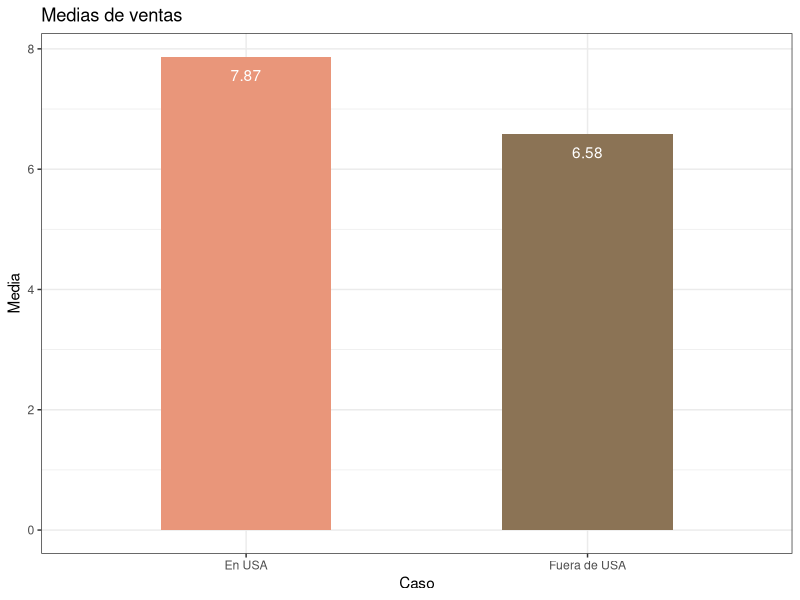
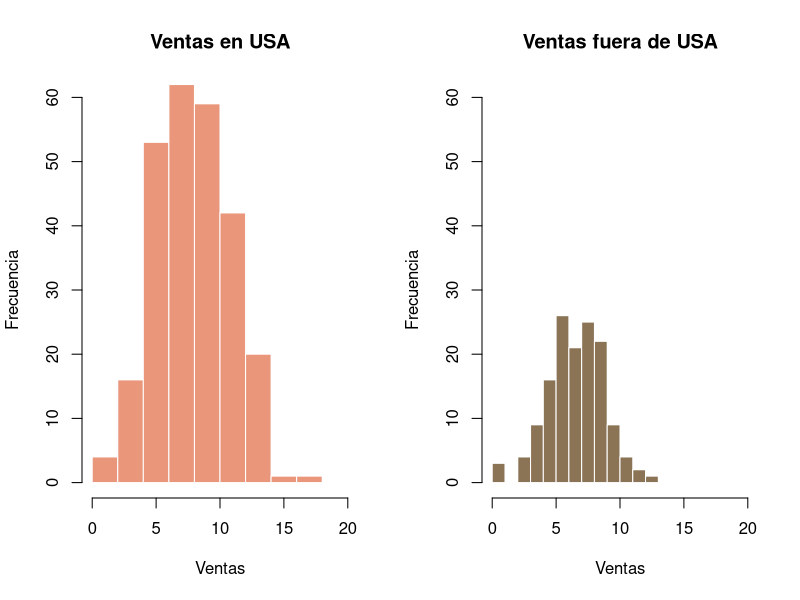
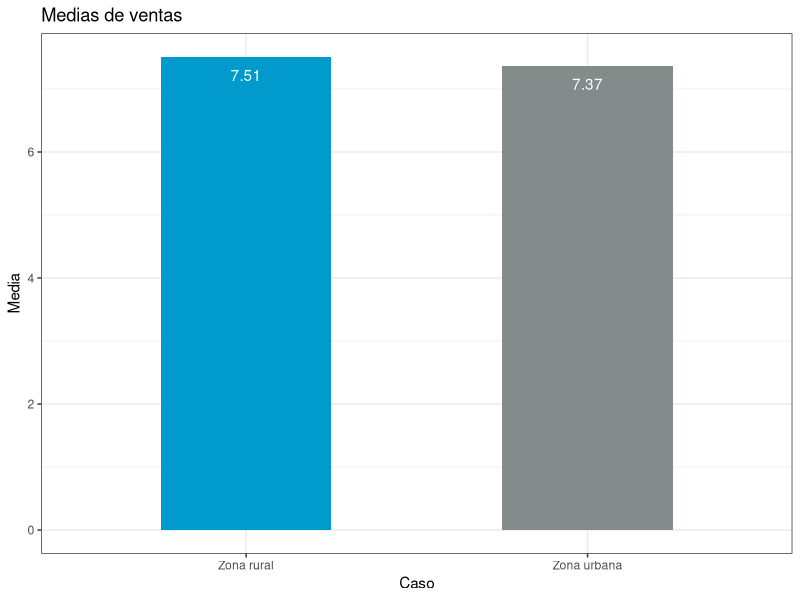
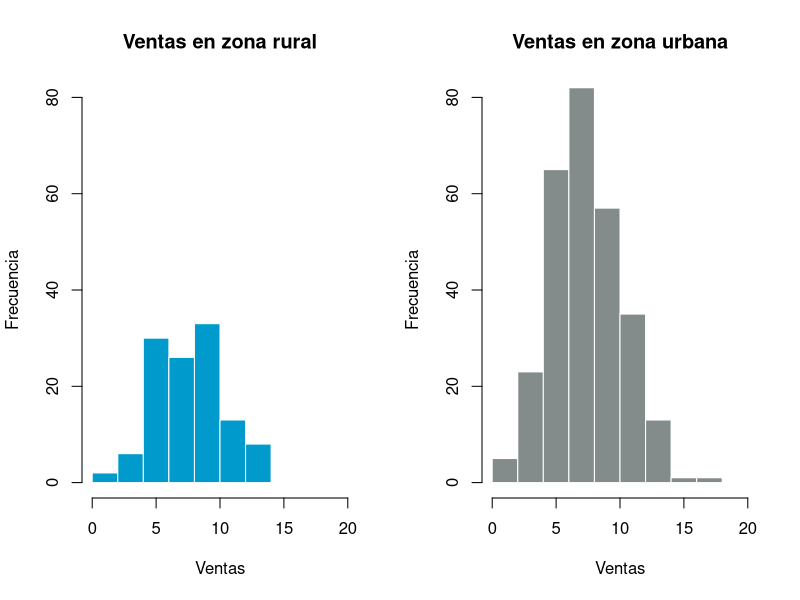
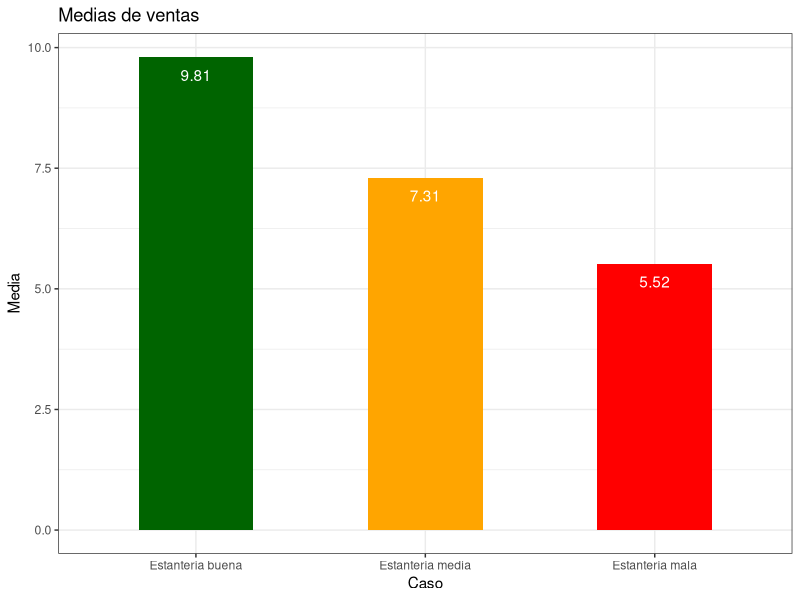
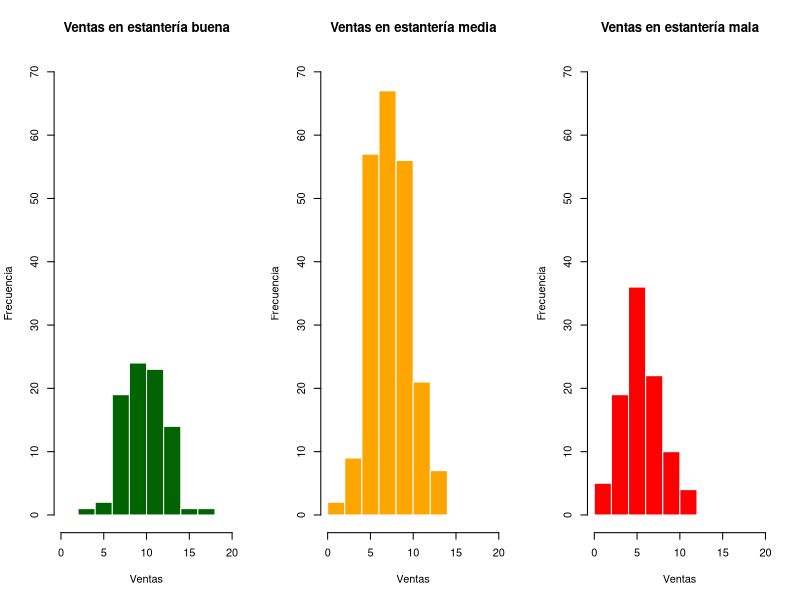

R code for these plots, in order:
## ---- chunk 1
knitr::opts_chunk$set(echo = TRUE)
library(nortest)
library(ggplot2)
library(dplyr)
## ---- chunk 2
data <- read.csv("ChildCarSeats_clean.csv", stringsAsFactors = TRUE)
## ---- chunk 3
str(data)
## ---- chunk 4
summary(data)
## ---- chunk 5
sales_in_US <- data %>% filter(US == "Yes") %>% pull(Sales)
sales_out_US <- data %>% filter(US == "No") %>% pull(Sales)
## ---- chunk 6
sales_mean <- data.frame(Mean = c(mean(sales_in_US), mean(sales_out_US)))
sales_mean$Case <- c("En USA", "Fuera de USA")
ggplot(data = sales_mean, aes(x = Case, y = Mean, label = round(Mean, 2))) +
  geom_bar(stat = "identity", width = 0.5, fill = c("darksalmon", "burlywood4")) +
  geom_text(vjust = 2, colour = "white") +
  labs(title = "Medias de ventas", x = "Caso", y = "Media") +
  theme_bw()
## ---- chunk 7
par(mfrow = c(1,2))
hist(sales_in_US, main = "Ventas en USA", col = "darksalmon", 
     xlab = "Ventas", ylab = "Frecuencia", xlim = c(0,20), ylim = c(0, 60),
     border = "white")
hist(sales_out_US, main = "Ventas fuera de USA", col = "burlywood4", 
     xlab = "Ventas", ylab = "Frecuencia", xlim = c(0,20), ylim = c(0, 60),
     border = "white")
## ---- chunk 8
shapiro.test(sales_in_US) 
shapiro.test(sales_out_US)
## ---- chunk 9
var.test(sales_in_US, sales_out_US)
## ---- chunk 10
t.test(sales_in_US, sales_out_US, paired=FALSE, var.equal = FALSE)
## ---- chunk 11
sales_rural <- data %>% filter(Urban == "No") %>% pull(Sales)
sales_urban <- data %>% filter(Urban == "Yes") %>% pull(Sales)
## ---- chunk 12
sales_mean <- data.frame(Mean = c(mean(sales_urban), mean(sales_rural)))
sales_mean$Case <- c("Zona urbana", "Zona rural")
ggplot(data = sales_mean, aes(x = Case, y = Mean, label = round(Mean, 2))) +
  geom_bar(stat = "identity", width = 0.5, fill = c("azure4", "deepskyblue3")) +
  geom_text(vjust = 2, colour = "white") +
  labs(title = "Medias de ventas", x = "Caso", y = "Media") +
  theme_bw()
## ---- chunk 13
par(mfrow = c(1,2))
hist(sales_rural, main = "Ventas en zona rural", col = "deepskyblue3", 
     xlab = "Ventas", ylab = "Frecuencia", xlim = c(0,20), ylim = c(0, 80),
     border = "white")
hist(sales_urban, main = "Ventas en zona urbana", col = "azure4", 
     xlab = "Ventas", ylab = "Frecuencia", xlim = c(0,20), ylim = c(0, 80),
     border = "white")
## ---- chunk 14
shapiro.test(sales_rural)
shapiro.test(sales_urban) 
## ---- chunk 15
var.test(sales_rural, sales_urban)
## ---- chunk 16
t.test(sales_urban, sales_rural, paired=FALSE, var.equal = TRUE)
## ---- chunk 17
sales_good_shelve <- data %>% filter(ShelveLoc == "Good") %>% pull(Sales)
sales_medium_shelve <- data %>% filter(ShelveLoc == "Medium") %>% pull(Sales)
sales_bad_shelve <- data %>% filter(ShelveLoc == "Bad") %>% pull(Sales)
## ---- chunk 18
sales_mean <- data.frame(Mean = c(mean(sales_good_shelve), mean(sales_medium_shelve),
                                  mean(sales_bad_shelve)))
sales_mean$Case <- c("Estantería buena", "Estantería media", "Estantería mala")
ggplot(data = sales_mean, aes(x = reorder(Case, -Mean), y = Mean, 
                              label = round(Mean, 2))) +
  geom_bar(stat = "identity", width = 0.5, fill = c("darkgreen", "orange", "red")) +
  geom_text(vjust = 2, colour = "white") +
  labs(title = "Medias de ventas", x = "Caso", y = "Media") +
  theme_bw()
## ---- chunk 19
par(mfrow = c(1,3))
hist(sales_good_shelve, main = "Ventas en estantería buena", col = "darkgreen", 
     xlab = "Ventas", ylab = "Frecuencia", xlim = c(0,20), ylim = c(0, 70),
     border = "white")
hist(sales_medium_shelve, main = "Ventas en estantería media", col = "orange", 
     xlab = "Ventas", ylab = "Frecuencia", xlim = c(0,20), ylim = c(0, 70),
     border = "white")
hist(sales_bad_shelve, main = "Ventas en estantería mala", col = "red", 
     xlab = "Ventas", ylab = "Frecuencia", xlim = c(0,20), ylim = c(0, 70),
     border = "white")
## ---- chunk 20
shapiro.test(sales_good_shelve) 
shapiro.test(sales_medium_shelve)
shapiro.test(sales_bad_shelve)
## ---- chunk 21
bartlett.test(Sales ~ ShelveLoc, data)
## ---- chunk 22
result <- aov(Sales ~ ShelveLoc, data)
summary(result)
